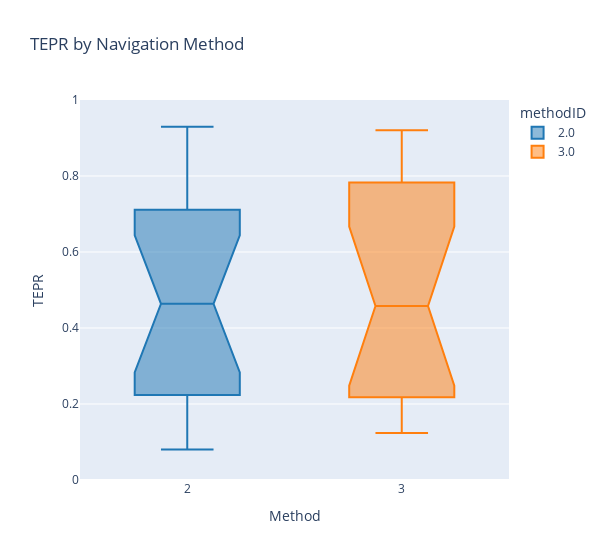

Source (notebook cell):
### Code cell
df = method_data_nav.loc[(slice(None), slice(None)), 'tepr'].reset_index('methodID')
nav_tepr_fig = px.box(df, x='methodID', y ='tepr', color='methodID', notched=True, title='TEPR by Navigation Method', color_discrete_sequence=px.colors.qualitative.D3)
nav_tepr_fig.update_yaxes(range=[0,1.0])
nav_tepr_fig.update_layout(
    xaxis_title='Method',
    yaxis_title='TEPR',
    width=600,
)
nav_tepr_fig.show()

### Figure 1 — Plotly figure (JSON) as saved in the notebook; plotly's stock layout.template omitted (floating-point values rounded to 4 significant figures)
{"data": [{"alignmentgroup": "True", "hovertemplate": "methodID=%{x}<br>tepr=%{y}<extra></extra>", "legendgroup": "2.0", "marker": {"color": "#1F77B4"}, "name": "2.0", "notched": true, "offsetgroup": "2.0", "orientation": "v", "showlegend": true, "type": "box", "x": [2, 2, 2, 2, 2, 2, 2, 2, 2, 2, 2, 2, 2, 2, 2, 2, 2, 2], "x0": " ", "xaxis": "x", "y": [0.9294, 0.4276, 0.8468, 0.7111, 0.4928, 0.1438, 0.5614, 0.2186, 0.4049, 0.08004, 0.6334, 0.0984, 0.696, 0.4343, 0.3165, 0.8602, 0.224, 0.866], "y0": " ", "yaxis": "y"}, {"alignmentgroup": "True", "hovertemplate": "methodID=%{x}<br>tepr=%{y}<extra></extra>", "legendgroup": "3.0", "marker": {"color": "#FF7F0E"}, "name": "3.0", "notched": true, "offsetgroup": "3.0", "orientation": "v", "showlegend": true, "type": "box", "x": [3, 3, 3, 3, 3, 3, 3, 3, 3, 3, 3, 3, 3, 3, 3, 3, 3, 3], "x0": " ", "xaxis": "x", "y": [0.7298, 0.4422, 0.7831, 0.9202, 0.6285, 0.1234, 0.4197, 0.1602, 0.1845, 0.2175, 0.8478, 0.1924, 0.7606, 0.3139, 0.3078, 0.8125, 0.4734, 0.7867], "y0": " ", "yaxis": "y"}], "layout": {"boxmode": "overlay", "legend": {"title": {"text": "methodID"}, "tracegroupgap": 0}, "title": {"text": "TEPR by Navigation Method"}, "width": 600, "xaxis": {"anchor": "y", "categoryarray": [2, 3], "categoryorder": "array", "domain": [0, 1], "title": {"text": "Method"}}, "yaxis": {"anchor": "x", "domain": [0, 1], "range": [0, 1], "title": {"text": "TEPR"}}}}
